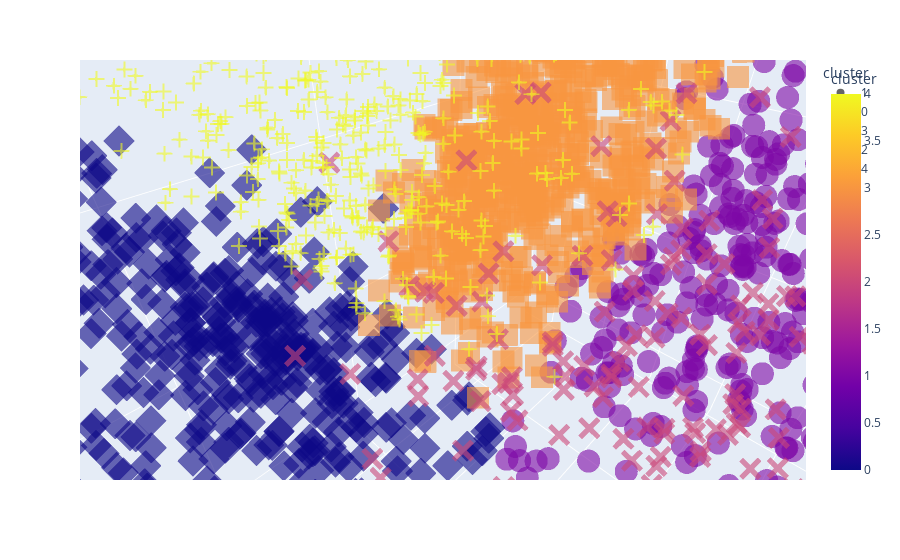

The notebook cell saved with this chart:
### Code cell
#Dimension Reduce
from sklearn.decomposition import PCA
pca = PCA(n_components=3)
principal_comp = pca.fit_transform(scaled_data)
pca_df = pd.DataFrame(data=principal_comp, columns=['pca_1', 'pca_2', 'pca_3'])
pca_df = pd.concat([pca_df, pd.DataFrame({'cluster':kmeans.labels_})], axis=1)

#Showing
import plotly
import plotly.express as px
fig = px.scatter_3d(pca_df, x='pca_1', y='pca_2', z= 'pca_3',color='cluster', symbol='cluster', size_max=20, opacity=0.6)
fig.show()

# fig = px.scatter(pca_df, x='pca_1', y='pca_2',color ='cluster',symbol='cluster')
# fig.show()

### Figure 1 — Plotly figure (JSON) as saved in the notebook; plotly's stock layout.template omitted (floating-point values rounded to 4 significant figures; data arrays with more than 128 entries replaced by an {"elided": "..."} marker saying what was removed)
{"data": [{"hovertemplate": "cluster=%{marker.color}<br>pca_1=%{x}<br>pca_2=%{y}<br>pca_3=%{z}<extra></extra>", "legendgroup": "1", "marker": {"color": {"elided": "545 int values"}, "coloraxis": "coloraxis", "opacity": 0.6, "symbol": "circle"}, "mode": "markers", "name": "1", "scene": "scene", "showlegend": true, "type": "scatter3d", "x": {"elided": "545 float values"}, "y": {"elided": "545 float values"}, "z": {"elided": "545 float values"}}, {"hovertemplate": "cluster=%{marker.color}<br>pca_1=%{x}<br>pca_2=%{y}<br>pca_3=%{z}<extra></extra>", "legendgroup": "0", "marker": {"color": {"elided": "473 int values"}, "coloraxis": "coloraxis", "opacity": 0.6, "symbol": "diamond"}, "mode": "markers", "name": "0", "scene": "scene", "showlegend": true, "type": "scatter3d", "x": {"elided": "473 float values"}, "y": {"elided": "473 float values"}, "z": {"elided": "473 float values"}}, {"hovertemplate": "cluster=%{marker.color}<br>pca_1=%{x}<br>pca_2=%{y}<br>pca_3=%{z}<extra></extra>", "legendgroup": "3", "marker": {"color": {"elided": "720 int values"}, "coloraxis": "coloraxis", "opacity": 0.6, "symbol": "square"}, "mode": "markers", "name": "3", "scene": "scene", "showlegend": true, "type": "scatter3d", "x": {"elided": "720 float values"}, "y": {"elided": "720 float values"}, "z": {"elided": "720 float values"}}, {"hovertemplate": "cluster=%{marker.color}<br>pca_1=%{x}<br>pca_2=%{y}<br>pca_3=%{z}<extra></extra>", "legendgroup": "2", "marker": {"color": {"elided": "545 int values"}, "coloraxis": "coloraxis", "opacity": 0.6, "symbol": "x"}, "mode": "markers", "name": "2", "scene": "scene", "showlegend": true, "type": "scatter3d", "x": {"elided": "545 float values"}, "y": {"elided": "545 float values"}, "z": {"elided": "545 float values"}}, {"hovertemplate": "cluster=%{marker.color}<br>pca_1=%{x}<br>pca_2=%{y}<br>pca_3=%{z}<extra></extra>", "legendgroup": "4", "marker": {"color": {"elided": "540 int values"}, "coloraxis": "coloraxis", "opacity": 0.6, "symbol": "cross"}, "mode": "markers", "name": "4", "scene": "scene", "showlegend": true, "type": "scatter3d", "x": {"elided": "540 float values"}, "y": {"elided": "540 float values"}, "z": {"elided": "540 float values"}}], "layout": {"autosize": true, "coloraxis": {"colorbar": {"title": {"text": "cluster"}}, "colorscale": [[0, "#0d0887"], [0.1111, "#46039f"], [0.2222, "#7201a8"], [0.3333, "#9c179e"], [0.4444, "#bd3786"], [0.5556, "#d8576b"], [0.6667, "#ed7953"], [0.7778, "#fb9f3a"], [0.8889, "#fdca26"], [1, "#f0f921"]]}, "legend": {"title": {"text": "cluster"}, "tracegroupgap": 0}, "margin": {"t": 60}, "scene": {"aspectmode": "auto", "aspectratio": {"x": 1.25, "y": 0.676, "z": 1.183}, "camera": {"center": {"x": 0, "y": 0, "z": 0}, "eye": {"x": 0.1666, "y": 0.1666, "z": 0.1666}, "projection": {"type": "perspective"}, "up": {"x": 0, "y": 0, "z": 1}}, "domain": {"x": [0, 1], "y": [0, 1]}, "xaxis": {"title": {"text": "pca_1"}, "type": "linear"}, "yaxis": {"title": {"text": "pca_2"}, "type": "linear"}, "zaxis": {"title": {"text": "pca_3"}, "type": "linear"}}}}
